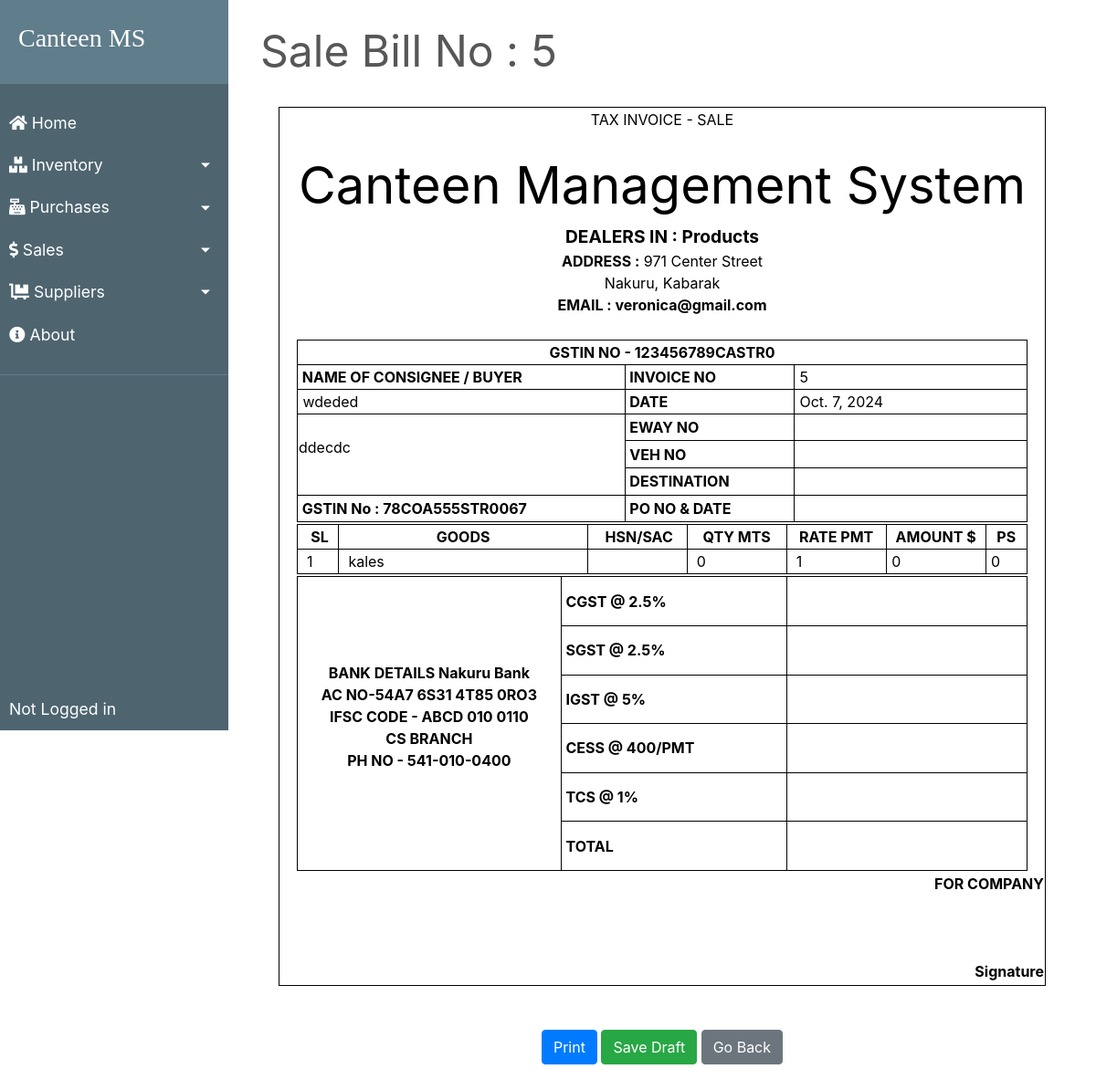
Page /transactions/sales/5 on the committed database.
### transactions/models.py (models this page shows, shortened)
class SaleBill(models.Model):
    billno = models.AutoField(primary_key=True)
    time = models.DateTimeField(auto_now=True)
    name = models.CharField(max_length=150)
    phone = models.CharField(max_length=12)
    address = models.CharField(max_length=200)
    email = models.EmailField(max_length=254)
    gstin = models.CharField(max_length=15)

class SaleBillDetails(models.Model):
    billno = models.ForeignKey(SaleBill, on_delete = models.CASCADE, related_name='saledetailsbillno')
    eway = models.CharField(max_length=50, blank=True, null=True)
    veh = models.CharField(max_length=50, blank=True, null=True)
    destination = models.CharField(max_length=50, blank=True, null=True)
    po = models.CharField(max_length=50, blank=True, null=True)
    cgst = models.CharField(max_length=50, blank=True, null=True)
    sgst = models.CharField(max_length=50, blank=True, null=True)
    igst = models.CharField(max_length=50, blank=True, null=True)
    cess = models.CharField(max_length=50, blank=True, null=True)
    tcs = models.CharField(max_length=50, blank=True, null=True)
    total = models.CharField(max_length=50, blank=True, null=True)

class SaleItem(models.Model):
    billno = models.ForeignKey(SaleBill, on_delete = models.CASCADE, related_name='salebillno')
    stock = models.ForeignKey(Stock, on_delete = models.CASCADE, related_name='saleitem')
    quantity = models.IntegerField(default=1)
    perprice = models.IntegerField(default=1)
    totalprice = models.IntegerField(default=1)

### inventory/models.py (models this page shows, shortened)
class Stock(models.Model):
    id = models.AutoField(primary_key=True)
    name = models.CharField(max_length=30, unique=True)
    quantity = models.IntegerField(default=1)
    is_deleted = models.BooleanField(default=False)

### transactions/views.py (the view, shortened to what this page needs)
# urls.py: path("sales/<billno>", views.SaleBillView.as_view(), name="sale-bill"),
class SaleBillView(View):
    model = SaleBill
    template_name = "bill/sale_bill.html"
    bill_base = "bill/bill_base.html"
    def get(self, request, billno):
        context = {
            'bill'          : SaleBill.objects.get(billno=billno),
            'items'         : SaleItem.objects.filter(billno=billno),
            'billdetails'   : SaleBillDetails.objects.get(billno=billno),
            'bill_base'     : self.bill_base,
        }
        return render(request, self.template_name, context)

### transactions/templates/bill/sale_bill.html (shortened to what this page needs)
{% extends bill_base %}
{% load static %}
{% block content %}
    <div style="color:#575757; font-style: bold; font-size: 3rem;  border-bottom: 1px solid white;">Sale Bill No : {{ bill.billno }}</div>
    <form method="post">
        <div class="bg">
            <br>
            <div id="printArea" class="bg">
                <table class="outer-box inner-box" style="width: 840px; margin-left: auto; margin-right: auto;">
                    <tbody>
                        <tr style="height: 1px;">
                            <td> <p style="text-align: center;">TAX INVOICE - SALE</p> </td>
                        </tr>
                        <tr style="text-align: center;">
                            <td >
                                <span style="font-size: 350%;">Canteen Management System</span> <br>
                                <span style="font-size: 120%; font-weight: bold;">DEALERS IN : Products</span> <br>
                                <span style="font-weight: bold;">ADDRESS :</span> 971 Center Street<br>Nakuru, Kabarak<br>
                                <span style="font-weight: bold;">EMAIL : veronica@gmail.com</span> <br><br>
                            </td>
                        </tr>
                        <tr>
                            <td>
                            <table class="outer-box" style="width: 800px; margin-left: auto; margin-right: auto;">
                                <tbody>
                                    <tr>
                                        <td class="inner-box" style="text-align: center; font-weight: bold;" colspan="3">GSTIN NO - 123456789CASTR0</td>
                                    </tr>
                                    <tr>
                                        <td class="inner-box" style="width: 50%; font-weight: bold;">&nbsp;NAME OF CONSIGNEE / BUYER</td>
                                        <td class="inner-box" style="width: 25%; font-weight: bold;">&nbsp;INVOICE NO</td>
                                        <td class="inner-box" style="width: 25%;">&nbsp;{{ bill.billno }}</td>
                                    </tr>
                                    <tr>
                                        <td class="inner-box" style="width: 50%;">&nbsp;{{ bill.name }}</td>
                                        <td class="inner-box" style="width: 25%; font-weight: bold;">&nbsp;DATE</td>
                                        <td class="inner-box" style="width: 25%;">&nbsp;{{ bill.time.date }}</td>
                                    </tr>
                                    <tr>
                                        <td class="inner-box" style="width: 50%;" rowspan="3">{{ bill.address|linebreaks }}</td>
                                        <td class="inner-box" style="width: 25%; font-weight: bold;">&nbsp;EWAY NO</td>
                                        <td class="inner-box align-middle" style="width: 25%;"> <input type="text" name="eway" class="align-middle" style="border: 0; overflow: hidden;" value="{% if billdetails.eway %}{{ billdetails.eway }}{% endif %}"> </td>
                                    </tr>
                                    <tr>
                                        <td class="inner-box" style="width: 25%; font-weight: bold;">&nbsp;VEH NO</td>
                                        <td class="inner-box align-middle" style="width: 25%;"> <input type="text" name="veh" class="align-middle" style="border: 0; overflow: hidden;" value="{% if billdetails.veh %}{{ billdetails.veh }}{% endif %}"> </td>
                                    </tr>
                                    <tr>
                                        <td class="inner-box" style="width: 25%; font-weight: bold;">&nbsp;DESTINATION</td>
                                        <td class="inner-box align-middle" style="width: 25%;"> <input type="text" name="destination" class="align-middle" style="border: 0; overflow: hidden;" value=""> </td>
                                    </tr>
                                    <tr>
                                        <td class="inner-box" style="font-weight: bold;">&nbsp;GSTIN No : {{ bill.gstin }} </td>
                                        <td class="inner-box" style="width: 25%; font-weight: bold;">&nbsp;PO NO &amp; DATE</td>
                                        <td class="inner-box align-middle" style="width: 25%;"> <input type="text" name="po" class="align-middle" style="border: 0; overflow: hidden;" value="{% if billdetails.po %}{{ billdetails.po }}{% endif %}"> </td>
                                    </tr>
                                </tbody>
                            </table>
                            </td>
                        </tr>
                        <tr>
                            <td>
                            <table class="outer-box" style="width: 800px; margin-left: auto; margin-right: auto;">
                                <tbody>
                                    <tr>
                                        <td class="inner-box" style="width: 5%; font-weight: bold; text-align: center;">&nbsp;SL</td>
                                        <td class="inner-box" style="width: 30%; font-weight: bold; text-align: center;">GOODS</td>
                                        <td class="inner-box" style="width: 12%; font-weight: bold; text-align: center;">&nbsp;HSN/SAC</td>
                                        <td class="inner-box" style="width: 12%; font-weight: bold; text-align: center;">QTY MTS</td>
                                        <td class="inner-box" style="width: 12%; font-weight: bold; text-align: center;">RATE PMT</td>
                                        <td class="inner-box" style="width: 12%; font-weight: bold; text-align: center;">AMOUNT $</td>
                                        <td class="inner-box" style="width: 5%; font-weight: bold; text-align: center;">PS</td>
                                    </tr>
                                    {% for item in items %}
                                        <tr style="height: auto;">
                                            <td class="inner-box" style="width: 5%;">&nbsp; {{ forloop.counter }}</td>
                                            <td class="inner-box" style="width: 30%;">&nbsp; {{ item.stock.name }}</td>
                                            <td class="inner-box" style="width: 12%;"></td>
                                            <td class="inner-box" style="width: 12%;">&nbsp; {{ item.quantity }}</td>
                                            <td class="inner-box" style="width: 12%;">&nbsp; {{ item.perprice }}</td>
                                            <td class="inner-box" style="width: 12%;">&nbsp;{{ item.totalprice }}</td>
                                            <td class="inner-box" style="width: 5%;">&nbsp;0</td>
                                        </tr>
                                    {% endfor %}
                                </tbody>
                            </table>
                            </td>
                        </tr>
                        <tr>
                            <td>
                            <table class="outer-box inner-box" style="width: 800px; margin-left: auto; margin-right: auto;">
                                <tbody>
                                    <tr>
                                        <td class="inner-box" style="width: 35%; text-align: center;" rowspan="6">
                                            <p> <span style="font-weight: bold;">BANK DETAILS
                                                Nakuru Bank <br> AC NO-54A7 6S31 4T85 0RO3 <br> IFSC CODE - ABCD 010 0110 <br> CS BRANCH <br> PH NO - 541-010-0400</p>
                                        </td>
                                        <td class="inner-box" style="width: 30%; font-weight: bold;">&nbsp;CGST @ 2.5%</td>
                                        <td class="inner-box align-middle" style="width: 30%;">&nbsp; <input type="text" name="cgst" class="align-middle" pattern="[0-9]+\.[0-9]+" style="border: 0; overflow: hidden;" value="{% if billdetails.cgst %}{{ billdetails.cgst }}{% endif %}"></td>
                                    </tr>
                                    <tr>
                                        <td class="inner-box" style="font-weight: bold;">&nbsp;SGST @ 2.5%</td>
                                        <td class="inner-box align-middle">&nbsp; <input type="text" name="sgst" class="align-middle" pattern="[0-9]+\.[0-9]+" style="border: 0; overflow: hidden;" value="{% if billdetails.sgst %}{{ billdetails.sgst }}{% endif %}"></td>
                                    </tr>
                                    <tr>
                                        <td class="inner-box" style="font-weight: bold;">&nbsp;IGST @ 5% </td>
                                        <td class="inner-box align-middle">&nbsp; <input type="text" name="igst" class="align-middle" pattern="[0-9]+\.[0-9]+" style="border: 0; overflow: hidden;" value="{% if billdetails.igst %}{{ billdetails.igst }}{% endif %}"></td>
                                    </tr>
                                    <tr>
                                        <td class="inner-box" style="font-weight: bold;">&nbsp;CESS @ 400/PMT </td>
                                        <td class="inner-box align-middle">&nbsp; <input type="text" name="cess" class="align-middle" pattern="[0-9]+\.[0-9]+" style="border: 0; overflow: hidden;" value="{% if billdetails.cess %}{{ billdetails.cess }}{% endif %}"></td>
                                    </tr>
                                    <tr>
                                        <td class="inner-box" style="font-weight: bold;">&nbsp;TCS @ 1%</td>
                                        <td class="inner-box align-middle">&nbsp; <input type="text" name="tcs" class="align-middle" pattern="[0-9]+\.[0-9]+" style="border: 0; overflow: hidden;" value="{% if billdetails.tcs %}{{ billdetails.tcs }}{% endif %}"></td>
                                    </tr>
                                    <tr>
                                        <td class="inner-box" style="font-weight: bold;">&nbsp;TOTAL</td>
                                        <td class="inner-box align-middle">&nbsp; <input type="text" name="total" class="align-middle" pattern="[0-9]+\.[0-9]+" style="border: 0; overflow: hidden;" value="{% if billdetails.total %}{{ billdetails.total }}{% endif %}"> </td>
                                    </tr>
                                </tbody>
                            </table>
                            </td>
                        </tr>
                        <tr>
                            <td style="text-align: right;">
                                <span style="font-weight: bold;">FOR COMPANY <br><br><br><br> Signature</span>
                            </td>
                        </tr>
                        <tr>
                            <td style="text-align: center;">
                            </td>
                        </tr>
                    </tbody>
                </table>
            </div>
        </div>
        <br><br>
        <div class="wrapper">
            <button class="center btn btn-primary" onclick="printpage('printArea')">Print</button>
            <button class="center btn btn-success" type="submit">Save Draft</button>
            <a href="{% url 'sales-list' %}" class="btn center btn-secondary">Go Back</a>
        </div>
    </form>
{% endblock %}

### homepage/static/css/main.css (style rules this page uses)
body, html { height: 100%; }
p { color: rgb(49, 49, 49); }
a { color: #55b159; }
.align-middle { text-align: center; }

### homepage/static/css/bill.css (style rules this page uses)
.outer-box { border-collapse: collapse; }
.inner-box { border: 1px solid #000; }
.wrapper { text-align: center; }
.center { position: relative; }
.bg { background-color: #fff; color: #000; }
p { background-color: #fff; color: #000; }

### rows in the picture
SaleBill: billno "5", name "wdeded", time "Oct. 7, 2024", address "ddecdc", gstin "78COA555STR0067"
SaleItem: stock.name "kales", quantity "0", perprice "1", totalprice "0"
